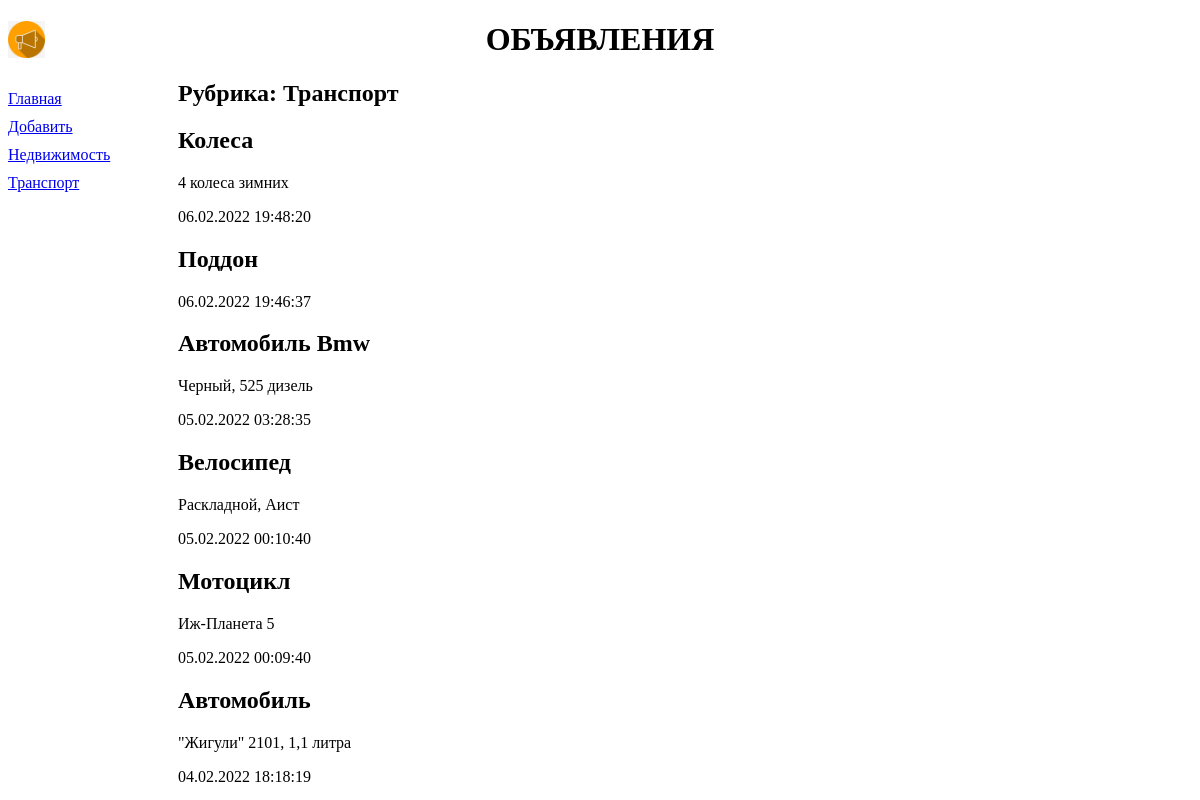
Page /2/ on the committed database.
### bboard/models.py (models this page shows, shortened)
class Rubric(models.Model):
    name = models.CharField(max_length=20,db_index=True, verbose_name='Рубрика')
    class Meta:
        verbose_name_plural = 'Рубрики'
        verbose_name = 'Рубрика'
        ordering = ['name']

class Bb(models.Model):
    title = models.CharField(max_length=50, verbose_name='Товар')
    content = models.TextField(null=True, blank=True, verbose_name='Описание')
    price = models.FloatField(null=True, blank=True, verbose_name='Цена')
    published = models.DateTimeField(auto_now_add=True, db_index=True, verbose_name='Опубликовано')
    rubric = models.ForeignKey('Rubric', null=True, on_delete=models.PROTECT, verbose_name='Рубрика')
    class Meta:
        verbose_name_plural = 'Объявления'
        verbose_name = 'Объявление'
        ordering = ['-published']

### bboard/views.py (the view)
# urls.py: path('<int:rubric_id>/', by_rubric, name='by_rubric'),
def by_rubric(request, rubric_id):
    bbs = Bb.objects.filter(rubric=rubric_id)
    rubrics = Rubric.objects.all()
    current_rubric = Rubric.objects.get(pk=rubric_id)
    context = {'bbs':bbs, 'rubrics':rubrics, 'current_rubric':current_rubric}
    return render(request, 'bboard/by_rubric.html', context)

### bboard/templates/bboard/by_rubric.html (shortened to what this page needs)
{% extends 'layout/basic.html' %}
{% block content %}
    <h2>Рубрика: {{ current_rubric.name }}</h2>
    {% for bb in bbs %}
    <div>
        <h2>{{ bb.title }}</h2>
        <p>{{ bb.content }}</p>
        <p>{{ bb.published|date:'d.m.Y H:i:s' }}</p>
    </div>
    {% endfor %}
{% endblock %}

### bboard/templates/layout/basic.html (shortened to what this page needs)
{% load static %}
<!DOCTYPE html>
<html lang="en">
<head>
    <link rel="stylesheet" type="text/css" href="{% static 'bboard/style.css' %}">
</head>
<body>
    <header>
        <h1>Объявления</h1>
    </header>
    <nav>
        <a href="{% url 'index' %}">Главная</a>
        <a href="{% url 'add' %}">Добавить</a>
        {% for rubric in rubrics %}
        <a href="{% url 'by_rubric' rubric.pk %}">{{ rubric.name }}</a>
        {% endfor %}
    </nav>
    <section>
        {% block content %}
        {% endblock %}
    </section>
</body>
</html>

### bboard/static/bboard/style.css (style rules this page uses)
header h1 { font-style: 40pt; text-transform: uppercase; text-align: center; background: url("bg.jpg") left / auto 100% no-repeat; }
nav { font-style: 16pt; width: 150px; float: left; }
nav a { display: block; margin: 10px 0px; }
section { margin-left: 170px; }

### rows in the picture
Rubric: name "Недвижимость"
Rubric: name "Транспорт"
Bb: title "Колеса", content "4 колеса зимних", published "06.02.2022 19:48:20"
Bb: title "Поддон", published "06.02.2022 19:46:37"
Bb: title "Автомобиль Bmw", content "Черный, 525 дизель", published "05.02.2022 03:28:35"
Bb: title "Велосипед", content "Раскладной, Аист", published "05.02.2022 00:10:40"
Bb: title "Мотоцикл", content "Иж-Планета 5", published "05.02.2022 00:09:40"
Bb: title "Автомобиль", content "\"Жигули\" 2101, 1,1 литра", published "04.02.2022 18:18:19"
